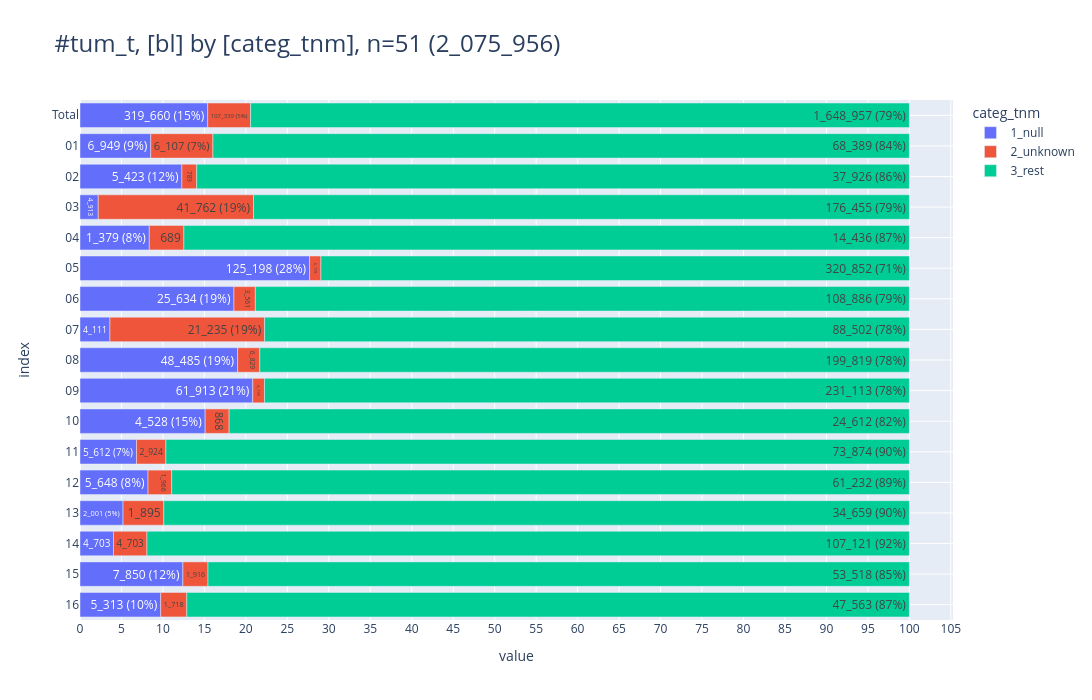

Notebook cell for this chart:
### Markdown cell above
### <a id='toc1_5_11_'></a>[TNM](#toc0_)

### Code cell
FILTER = """--sql
        DJ between 2020 and 2024
        and DCO = 2
        and (
        left(ICDGM10, 1) ='C' and
            (
                right(left(ICDGM10,3), 2)::int8 between 00 and 43
                or right(left(ICDGM10,3), 2)::int8 between 45 and 69
                or right(left(ICDGM10,3), 2)::int8 between 73 and 75
            )
            and left(HISC,4)::int between 8010 and 8790
            and left(ICDGM10,3) not in ('C26', 'C39', 'C55')
            and ICDGM10 not in ('C140', 'C579', 'C639', 'C759')
        )
        and GKZbl::int between 1 and 16
"""
db_tnm=con.sql(f"""--sql
    with t1 as (
        select
            GKZbl as bl,
            case 
                when TNMTKURZ is null then '1_null'
                when left(lower(TNMTKURZ),1) in ('x') then '2_unknown'
                else '3_rest' end as categ_tnm,
        from Tumor4
        where True
        and {FILTER}
    )
    select * from t1
""")

# tbl.descr_db(db_grad, "db_grad")
hlp.print_filter(FILTER)

pls.plot_stacked_bars(
    db_tnm.to_df().iloc[:,:2],
    relative=True,
    show_total=True,
    orientation="h",
    show_pct_bar=True,
    caption="tum_t",
    height=700,
    width=1600,
    # kkr_col="z_kkr_label"
)

### Figure 1 — Plotly figure (JSON) as saved in the notebook; plotly's stock layout.template omitted (floating-point values rounded to 4 significant figures)
{"data": [{"hovertemplate": "col=1_null<br>value=%{x}<br>index=%{y}<br>cnt_pct_bar_str=%{text}<extra></extra>", "legendgroup": "1_null", "marker": {"color": "#636EFA", "pattern": {"shape": ""}}, "name": "1_null", "orientation": "h", "showlegend": true, "text": ["319_660 (15%)", "6_949 (9%)", "5_423 (12%)", "4_913", "1_379 (8%)", "125_198 (28%)", "25_634 (19%)", "4_111", "48_485 (19%)", "61_913 (21%)", "4_528 (15%)", "5_612 (7%)", "5_648 (8%)", "2_001 (5%)", "4_703", "7_850 (12%)", "5_313 (10%)"], "textposition": "auto", "type": "bar", "x": [319660, 6949, 5423, 4913, 1379, 125198, 25634, 4111, 48485, 61913, 4528, 5612, 5648, 2001, 4703, 7850, 5313], "xaxis": "x", "y": [" Total", "01", "02", "03", "04", "05", "06", "07", "08", "09", "10", "11", "12", "13", "14", "15", "16"], "yaxis": "y"}, {"hovertemplate": "col=2_unknown<br>value=%{x}<br>index=%{y}<br>cnt_pct_bar_str=%{text}<extra></extra>", "legendgroup": "2_unknown", "marker": {"color": "#EF553B", "pattern": {"shape": ""}}, "name": "2_unknown", "orientation": "h", "showlegend": true, "text": ["107_339 (5%)", "6_107 (7%)", "789", "41_762 (19%)", "689", "6_178", "3_561", "21_235 (19%)", "6_829", "4_199", "868", "2_924", "1_966", "1_895", "4_703", "1_916", "1_718"], "textposition": "auto", "type": "bar", "x": [107339, 6107, 789, 41762, 689, 6178, 3561, 21235, 6829, 4199, 868, 2924, 1966, 1895, 4703, 1916, 1718], "xaxis": "x", "y": [" Total", "01", "02", "03", "04", "05", "06", "07", "08", "09", "10", "11", "12", "13", "14", "15", "16"], "yaxis": "y"}, {"hovertemplate": "col=3_rest<br>value=%{x}<br>index=%{y}<br>cnt_pct_bar_str=%{text}<extra></extra>", "legendgroup": "3_rest", "marker": {"color": "#00CC96", "pattern": {"shape": ""}}, "name": "3_rest", "orientation": "h", "showlegend": true, "text": ["1_648_957 (79%)", "68_389 (84%)", "37_926 (86%)", "176_455 (79%)", "14_436 (87%)", "320_852 (71%)", "108_886 (79%)", "88_502 (78%)", "199_819 (78%)", "231_113 (78%)", "24_612 (82%)", "73_874 (90%)", "61_232 (89%)", "34_659 (90%)", "107_121 (92%)", "53_518 (85%)", "47_563 (87%)"], "textposition": "auto", "type": "bar", "x": [1648957, 68389, 37926, 176455, 14436, 320852, 108886, 88502, 199819, 231113, 24612, 73874, 61232, 34659, 107121, 53518, 47563], "xaxis": "x", "y": [" Total", "01", "02", "03", "04", "05", "06", "07", "08", "09", "10", "11", "12", "13", "14", "15", "16"], "yaxis": "y"}], "layout": {"barmode": "relative", "barnorm": "percent", "height": 700, "legend": {"title": {"text": "categ_tnm"}, "tracegroupgap": 0, "traceorder": "normal"}, "title": {"font": {"size": 24}, "text": "#tum_t, [bl] by [categ_tnm], n=51 (2_075_956)", "xanchor": "left", "y": 0.95, "yanchor": "top"}, "width": 1600, "xaxis": {"anchor": "y", "domain": [0, 1], "dtick": 5, "gridwidth": 1, "showgrid": true, "title": {"text": "value"}}, "yaxis": {"anchor": "x", "categoryarray": ["16", "15", "14", "13", "12", "11", "10", "09", "08", "07", "06", "05", "04", "03", "02", "01", " Total"], "categoryorder": "array", "domain": [0, 1], "gridwidth": 1, "showgrid": true, "title": {"text": "index"}}}}
